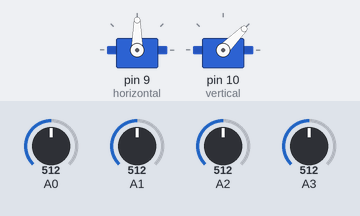
This sketch was run on a simulated Arduino Uno, built with avr-gcc and run on an emulated ATmega328P. Shown: 2 × servo. The inputs (shaded band) are chosen by the test bench; at power-on: A0 = 512, A2 = 512, A1 = 512, A3 = 512.

Above: at 4.2 s.
4.3 s: A0 set to 604
5.8 s: A0 set to 622
At 7.47 s:
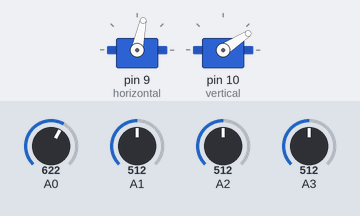
8.8 s: A2 set to 529
At 9.95 s:
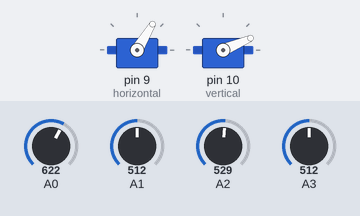
11.8 s: A1 set to 528
At 12.45 s:
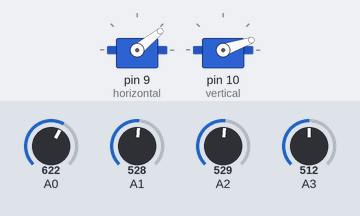
14.8 s: A1 set to 306
At 15.26 s:
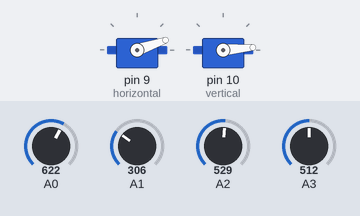
17.8 s: A3 set to 992
Timing chart, 0 to 24.5 s (numbered marks = the images above; inputs shaded):
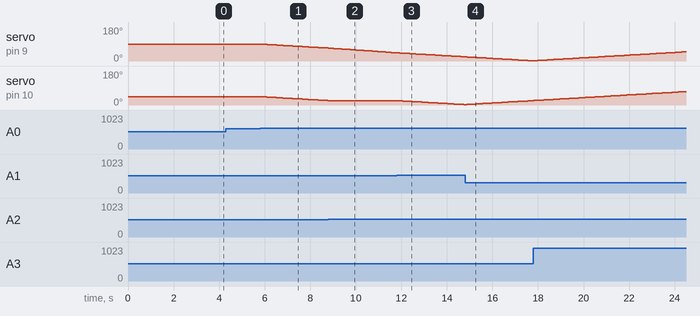

Measured:
- the behaviour switches between 613 and 614 on A0 (found by bisection; images 0 and 1)
- the behaviour switches between 521 and 522 on A2 (found by bisection; images 1 and 2)
- the behaviour switches between 519 and 520 on A1 (found by bisection; images 2 and 3)
- after the input at 4.3 s, every drawn part: stays the same
- after the input at 5.8 s, servo on pin 9 (horizontal): moves from 90° to 68° over 3.0 s, starting at once; servo on pin 10 (vertical): moves from 45° to 23° over 3.0 s, starting at once
- after the input at 8.8 s, servo on pin 10 (vertical): stays 23° (without the input it goes to 22° after 0.11 s)
- after the input at 11.8 s, servo on pin 10 (vertical): moves from 23° to 2° over 2.8 s, starting after 0.12 s

The sketch:

test_servo.ino
```cpp
#include<Servo.h>
// 180 horizontal MAX
Servo horizontal; // horizontal servo
int servoh = 90; // 90; // stand horizontal servo
int servohLimitHigh = 180;
int servohLimitLow = 0;
// 65 degrees MAX
Servo vertical; // vertical servo
int servov = 45; // 90; // stand vertical servo
int servovLimitHigh = 180;
int servovLimitLow = 0;
void setup() {
  // put your setup code here, to run once:
  horizontal.attach(9);
  vertical.attach(10);
  horizontal.write(90);
  vertical.write(45);

  delay(3000);
}

void loop() {
  // put your main code here, to tun repeatedly:

  int dtime = 10; int tol = 50;
  int lt = analogRead(0); // top left
  int rt = analogRead(1); // top right
  int ld = analogRead(2); // down left
  int rd = analogRead(3); // down right

  int avt = (lt + rt) / 2; // average value top
  int avd = (ld + rd) / 2; // average value down
  int avl = (lt + ld) / 2; // average value left
  int avr = (rt + rd) / 2; // average value right

  int dvert = avt - avd; // check the difference of up and down
  int dhoriz = avl - avr;

  //==============================================
  if (-1*tol > dvert || dvert > tol){
    if (avt<avd){
      servov = servov + 1;
      if (servov > servovLimitHigh){
        servov = servovLimitHigh;
      }
      vertical.write(servov);
      delay(20);
    }
    else if(avt>avd){
      servov = servov - 1;
      if (servov < servovLimitLow){
        servov = servovLimitLow;
      }
      vertical.write(servov);
      delay(20);
    }
    else if(avt==avd){
      //nothing
    }
  }

  //==============================================
  if (-1*tol > dhoriz || dhoriz > tol){
    if(avl>avr){
      servoh = servoh - 1;
      if (servoh > servohLimitHigh){
        servoh = servohLimitHigh;
      }
      horizontal.write(servoh);
      delay(20);
    }
    else if(avl<avr){
      servoh = servoh + 1;
      if (servoh < servohLimitLow){
        servoh = servohLimitLow;
      }
      horizontal.write(servoh);
      delay(20);
    }
    else if(avl==avr){
      //nothing
    }
  }

  //==============================================

  delay(100);

}
```
